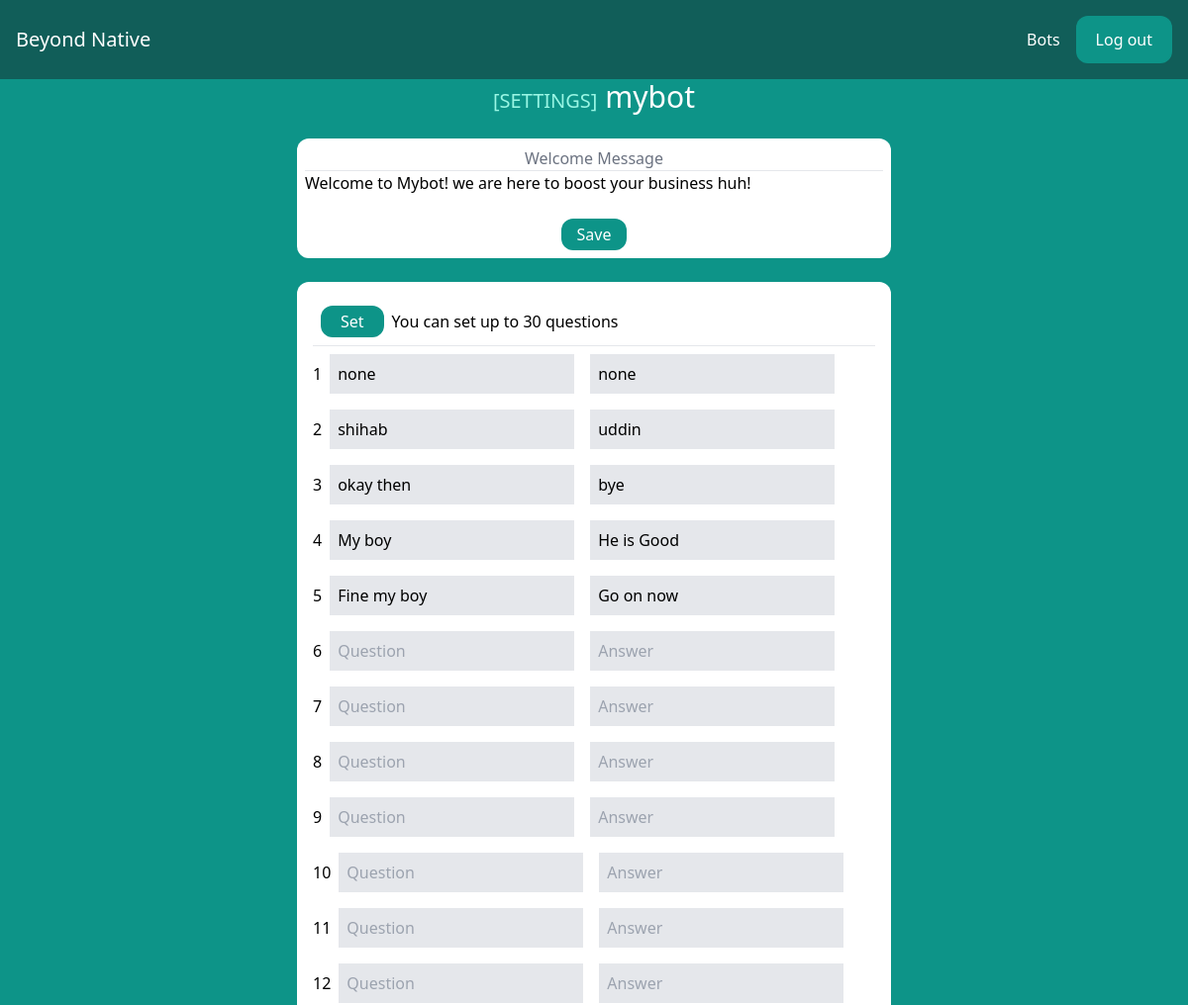
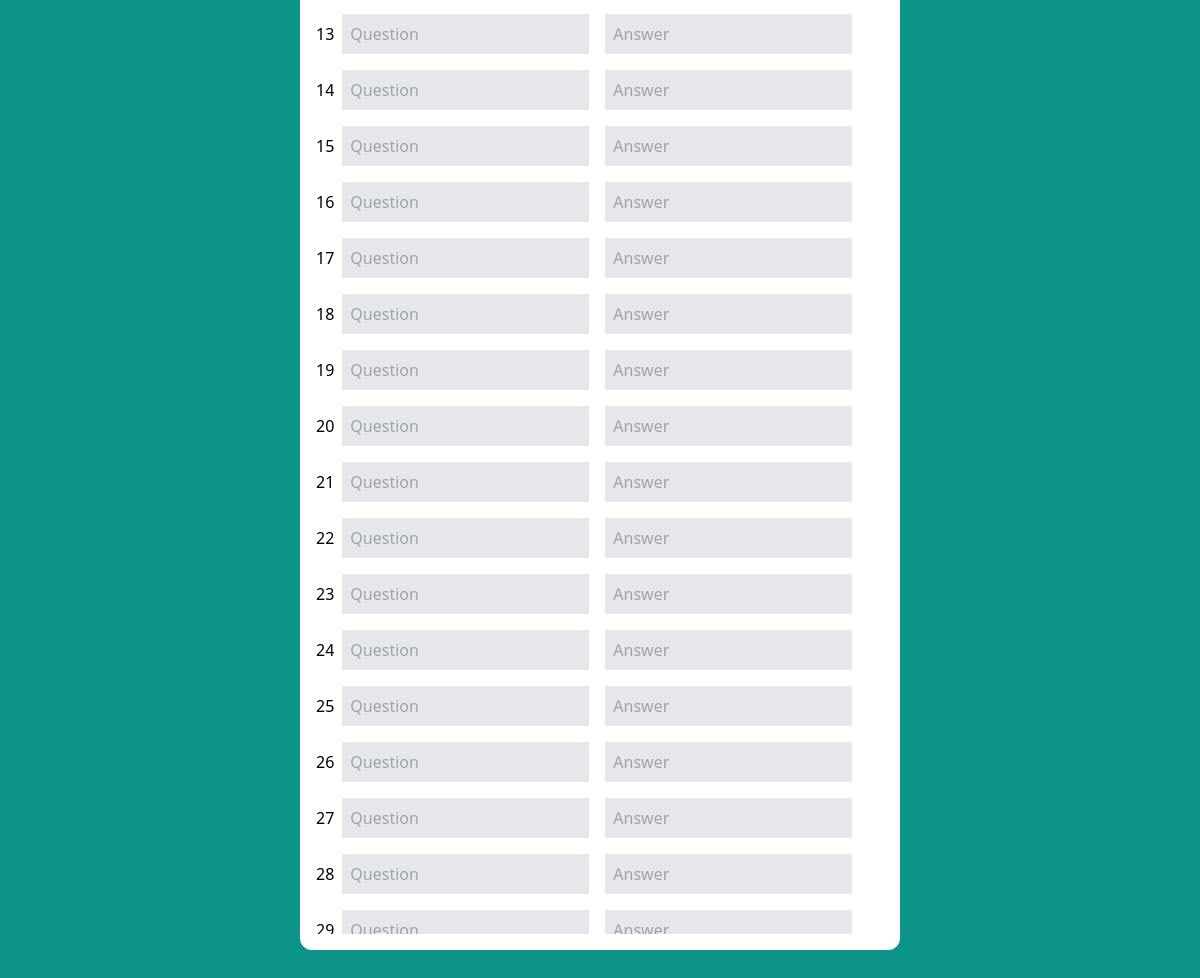
Screenshot of /bots/mybot/edit/ (signed in) with the database file from the repository (2 pictures, top to bottom).
### room/models.py (models this page shows, shortened)
class Room(models.Model):
    bot_id = models.CharField(max_length=50, default="None")
    name = models.CharField(max_length=255)
    slug = models.SlugField(unique=True)
    wellcome_msg = models.CharField(
        max_length=510, default="Hi, welcome to this chatbot")
    Questions = models.TextField()
    Answers = models.TextField()

### room/views.py (the view, shortened to what this page needs)
# urls.py: path('<slug:slug>/edit/', views.room_edit, name='edit'),
@login_required
def room_edit(request, slug):
    current_user = request.user
    crr_bot = Room.objects.values().filter(slug__icontains=slug)[0]
    qs_data = []
    qs_set = crr_bot['Questions'].split(',')
    ans_set = crr_bot['Answers'].split(',')
    for i in range(30):
        temp = {'serial_title': i+1, 'serial': i +
                1, 'qs_set': '', 'ans_set': ''}
        if(len(qs_set) > i or len(ans_set) > i):
            temp = {'serial_title': i+1, 'serial': i,
                    'qs_set': qs_set[i], 'ans_set': ans_set[i]}
        qs_data.append(temp)
    return render(request, 'room/edit.html', {'room': crr_bot, "qs_data": qs_data, 'numqs': len(qs_data)})

### room/templates/room/edit.html (shortened to what this page needs)
{% extends 'core/base.html' %}
{% block content %}
<div class="p-10 lg:p-0 text-center" >
    <h1 class="text-xl lg:text-3xl text-white">
        <span class="text-teal-200 text-md lg:text-xl">[SETTINGS]</span>
        {{ room.name }}
    </h1>
    <div class="lg:w-2/4  my-6 mx-4 lg:mx-auto p-2 bg-white rounded-xl">
        <form method="post" action="{% url 'edit' room.slug  %}">
            <p class="text-gray-500">Welcome Message</p>
            <input type="text" name="content" placeholder="Your message..." id="chat-message-input" style="outline:none; width:100%"
            value='{{ room.wellcome_msg }}'   >
            <br/>
            <button
                class="mt-6 px-4 py-1 rounded-xl text-white bg-teal-600 hover:bg-teal-700"
                id="chat-message-submit"
            >Save</button>
        </form>
    </div>
</div>
<div class="lg:w-2/4 mx-4 lg:mx-auto p-2 bg-white rounded-xl"
    >
    <div class="lg:w-full  my-0 mx-4 lg:mx-auto p-2 bg-white rounded-xl">
        <form method="post" action="{% url 'edit' room.slug %}" >
            <button class="px-5 py-1 rounded-xl text-white bg-teal-600 hover:bg-teal-700 m-2">Set</button><span>You can set up to {{numqs}} questions </span>
            <hr/>
            <div style="width:100%; height:50vh; overflow-y: scroll; overflow-x:none">
                {% for q in qs_data %}
                    <div class="flex items-center">
                        <span>{{q.serial_title}}</span>
                        <input type="text" name="qs{{q.serial}}" class="bg-gray-200 p-2 m-2" placeholder="Question" value='{{ q.qs_set }}' style="outline:none;">
                        <input type="text" name="ans{{q.serial}}" class="bg-gray-200 p-2 m-2" placeholder="Answer"  value='{{ q.ans_set }}' style="outline:none;">
                    </div>
                {% endfor %}
            </div>
        </form>
    </div>
{% endblock %}

### rows the page displays
Room: name "mybot", content "Welcome to Mybot! we are here to boost your business huh!"

### other values shown
{{ numqs }} "30"
{{ q.serial_title }} "1" "2" "3" "4" "5" "6" "7" "8" "9" "10" "11" "12" "13" "14" "15" "16" "17" "18" "19" "20" "21" "22" "23" "24" "25" "26" "27" "28"
